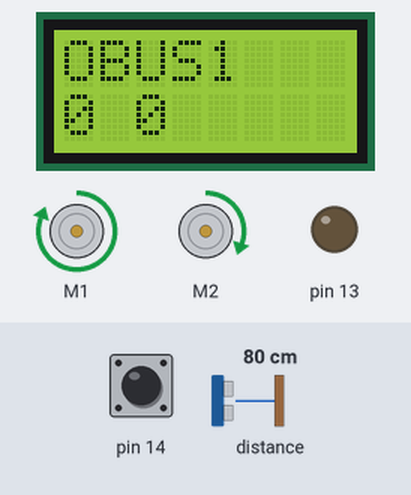
Recording of a sketch running on a simulated Arduino Leonardo, built with avr-gcc and run on an emulated ATmega32U4. Parts: 8×2 character LCD, 2 × DC motor (green arrow = forward, orange = backward, longer = faster), output pins drawn as LEDs (lit = HIGH). Inputs (shaded band) come from the test bench; at power-on: pin 14 HIGH, distance to the obstacle 80 cm.

Above: at 0.8 s.
0.9 s: pin 14 pulled LOW for 0.15 s
At 2.1 s:
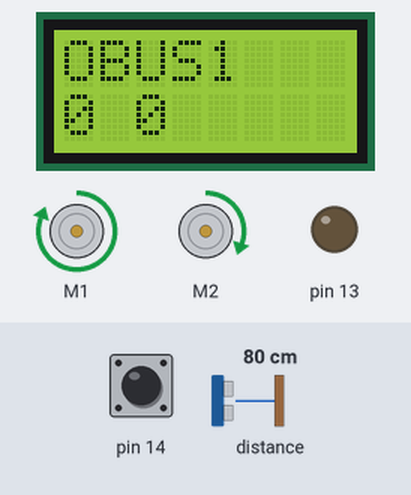
2.5 s: distance to the obstacle set to 42 cm
At 3.2 s:
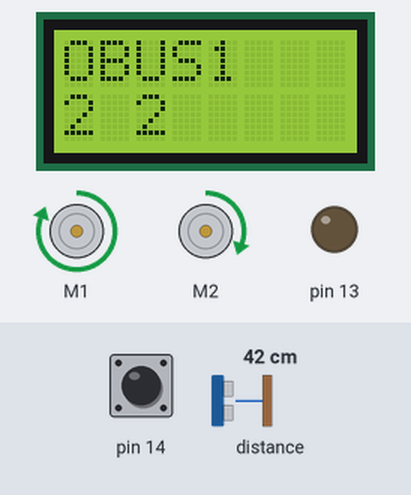
4.0 s: distance to the obstacle set to 34 cm
At 5.4 s:
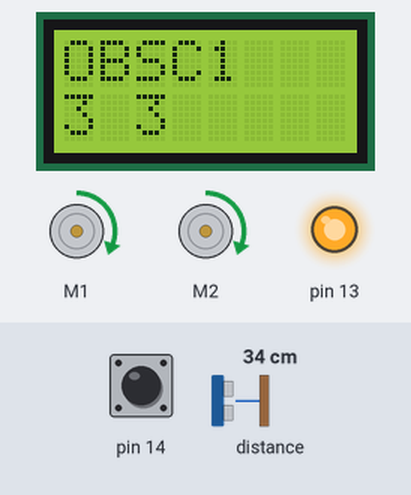
7.0 s: distance to the obstacle set to 2 cm
At 7.9 s:
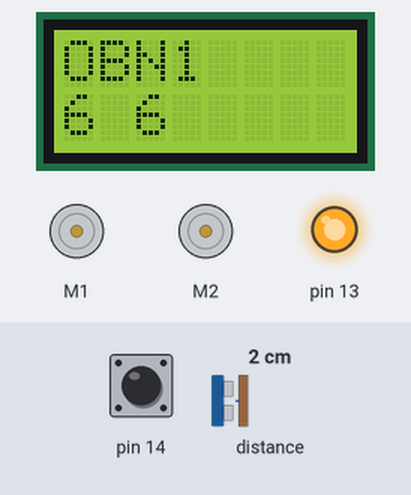
8.5 s: distance to the obstacle set to 9 cm
10.0 s: distance to the obstacle set to 12 cm
At 11.4 s:
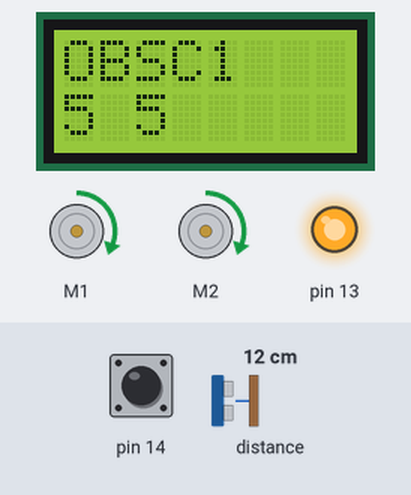
Timing chart, 0 to 13.0 s (numbered marks = the images above; inputs shaded):
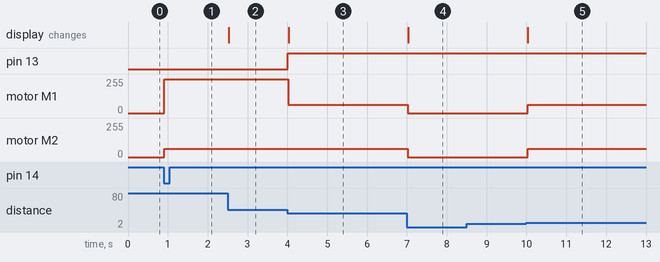

Measured:
- the behaviour switches between 38 and 37 cm on distance to the obstacle (found by bisection; images 2 and 3)
- the behaviour switches between 10 and 11 cm on distance to the obstacle (found by bisection; images 4 and 5)
- after the input at 0.9 s, motor M1: stopped → forward 255/255 at once; motor M2: stopped → forward 63/255 at once
- after the input at 2.5 s, the display: changes at once (image 2)
- after the input at 4.0 s, pin 13: LOW → HIGH at once; motor M1: forward 255/255 → forward 63/255 at once; the display: changes at once (image 3)
- after the input at 7.0 s, motor M1, motor M2: forward 63/255 → stopped at once; the display: changes at once (image 4)
- after the input at 8.5 s, every drawn part: stays the same
- after the input at 10.0 s, motor M1, motor M2: stopped → forward 63/255 at once; the display: changes at once (image 5)

The sketch:

aufgabe_2.ino
```cpp
#include <Wire.h>
#include <Zumo32U4.h>

Zumo32U4LCD lcd;
Zumo32U4Motors motors;
Zumo32U4ProximitySensors proxSensors;
Zumo32U4ButtonA buttonA;

// A sensors reading must be greater than or equal to this
// threshold in order for the program to consider that sensor as
// seeing an object.
const uint8_t sensorThreshold = 3;

// The maximum speed to drive the motors while turning.  400 is
// full speed.
const uint16_t turnSpeedMax = 400;

// The minimum speed to drive the motors while turning.  400 is
// full speed.
const uint16_t turnSpeedMin = 100;

// The amount to decrease the motor speed by during each cycle
// when an object is seen.
const uint16_t deceleration = 10;

// The amount to increase the speed by during each cycle when an
// object is not seen.
const uint16_t acceleration = 10;

#define LEFT 0
#define RIGHT 1

// Stores the last indication from the sensors about what
// direction to turn to face the object.  When no object is seen,
// this variable helps us make a good guess about which direction
// to turn.
bool senseDir = RIGHT;

// True if the robot is turning left (counter-clockwise).
bool turningLeft = false;

// True if the robot is turning right (clockwise).
bool turningRight = false;

// If the robot is turning, this is the speed it will use.
uint16_t turnSpeed = turnSpeedMax;

// The time, in milliseconds, when an object was last seen.
uint16_t lastTimeObjectSeen = 0;

void setup()
{
  proxSensors.initFrontSensor();

  // Wait for the user to press A before driving the motors.
  lcd.clear();
  lcd.print(F("Press A"));
  //buttonA.waitForButton();
  while(!buttonA.isPressed()){
    proxSensors.read();
    uint8_t leftValue = proxSensors.countsFrontWithLeftLeds();
    uint8_t rightValue = proxSensors.countsFrontWithRightLeds();
    lcd.clear();
    lcd.gotoXY(0, 0);
    lcd.print(F("Press A"));
    lcd.gotoXY(0, 1);
    lcd.print(leftValue);
    lcd.print(' ');
    lcd.print(rightValue);
  }
  lcd.clear();
}

void turnRight(int leftValue, int rightValue)
{
  int leftVelocity=constrain(100+(rightValue-leftValue)*50,0,400);
  int rightVelocity=constrain(100-(rightValue-leftValue)*50,0,400);
  motors.setSpeeds(leftVelocity,rightVelocity);
  turningLeft = false;
  turningRight = true;
}

void turnLeft(int leftValue, int rightValue)
{
  int leftVelocity=constrain(100-(leftValue-rightValue)*50,0,400);
  int rightVelocity=constrain(100+(leftValue-rightValue)*50,0,400);
  motors.setSpeeds(leftVelocity,rightVelocity);
  turningLeft = true;
  turningRight = false;
}

void stop()
{
  motors.setSpeeds(0, 0);
  turningLeft = false;
  turningRight = false;
}

void loop()
{
  // Read the front proximity sensor and gets its left value (the
  // amount of reflectance detected while using the left LEDs)
  // and right value.
  proxSensors.read();
  uint8_t leftValue = proxSensors.countsFrontWithLeftLeds();
  uint8_t rightValue = proxSensors.countsFrontWithRightLeds();

  // Determine if an object is visible or not.
  bool objectSeen = leftValue >= sensorThreshold || rightValue >= sensorThreshold;

  if (objectSeen)
  {
    // An object is visible, so we will start decelerating in
    // order to help the robot find the object without
    // overshooting or oscillating.
    turnSpeed -= deceleration;
  }
  else
  {
    // An object is not visible, so we will accelerate in order
    // to help find the object sooner.
    turnSpeed += acceleration;
  }

  // Constrain the turn speed so it is between turnSpeedMin and
  // turnSpeedMax.
  turnSpeed = constrain(turnSpeed, turnSpeedMin, turnSpeedMax);

  if (objectSeen)
  {
    // An object seen.
    ledYellow(1);
    lcd.clear();
    lcd.gotoXY(0, 1);
    lcd.print(F("OBS1"));

    lastTimeObjectSeen = millis();

    bool lastTurnRight = turnRight;
    if(!(leftValue>=6 && rightValue>=6)){
      if (leftValue < rightValue){
          lcd.clear();
          lcd.gotoXY(0, 0);
          lcd.print(F("OBSR1"));
          lcd.gotoXY(0, 1);
          lcd.print(leftValue);
          lcd.print(' ');
          lcd.print(rightValue);
          // The right value is greater, so the object is probably
          // closer to the robot's right LEDs, which means the robot
          // is not facing it directly.  Turn to the right to try to
          // make it more even.
          turnRight(leftValue,rightValue);
          senseDir = RIGHT;
      }
      else if (leftValue > rightValue){
          lcd.clear();
          lcd.gotoXY(0, 0);
          lcd.print(F("OBSL1"));
          lcd.gotoXY(0, 1);
          lcd.print(leftValue);
          lcd.print(' ');
          lcd.print(rightValue);
        // The left value is greater, so turn to the left.
        turnLeft(leftValue,rightValue);
        senseDir = LEFT;
      }else{
          lcd.clear();
          lcd.gotoXY(0, 0);
          lcd.print(F("OBSC1"));
          lcd.gotoXY(0, 1);
          lcd.print(leftValue);
          lcd.print(' ');
          lcd.print(rightValue);
          // The values are equal, so stop the motors.
          //stop();
          motors.setSpeeds(100,100);
      }
    }else{
          lcd.clear();
          lcd.gotoXY(0, 0);
          lcd.print(F("OBN1"));
          lcd.gotoXY(0, 1);
          lcd.print(leftValue);
          lcd.print(' ');
          lcd.print(rightValue);
          //stop();
          motors.setSpeeds(00,00);
    }

  }
  else
  {
    // No object is seen, so just keep turning in the direction
    // that we last sensed the object.
    ledYellow(0);
    lcd.clear();
    lcd.gotoXY(0, 0);
    lcd.print(F("OBUS1"));
    lcd.gotoXY(0, 1);
    lcd.print(leftValue);
    lcd.print(' ');
    lcd.print(rightValue);

    if (senseDir == RIGHT)
    {
      //turnRight();
      motors.setSpeeds(400, 100);
    }
    else
    {
      //turnLeft();
      motors.setSpeeds(100, 400);
    }

  }

  /*lcd.gotoXY(0, 0);
  lcd.print(leftValue);
  lcd.print(' ');
  lcd.print(rightValue);
  lcd.gotoXY(0, 1);
  lcd.print(turningRight ? 'R' : (turningLeft ? 'L' : ' '));
  lcd.print(' ');
  lcd.print(turnSpeed);
  lcd.print(' ');
  lcd.print(' ');*/
}
```
